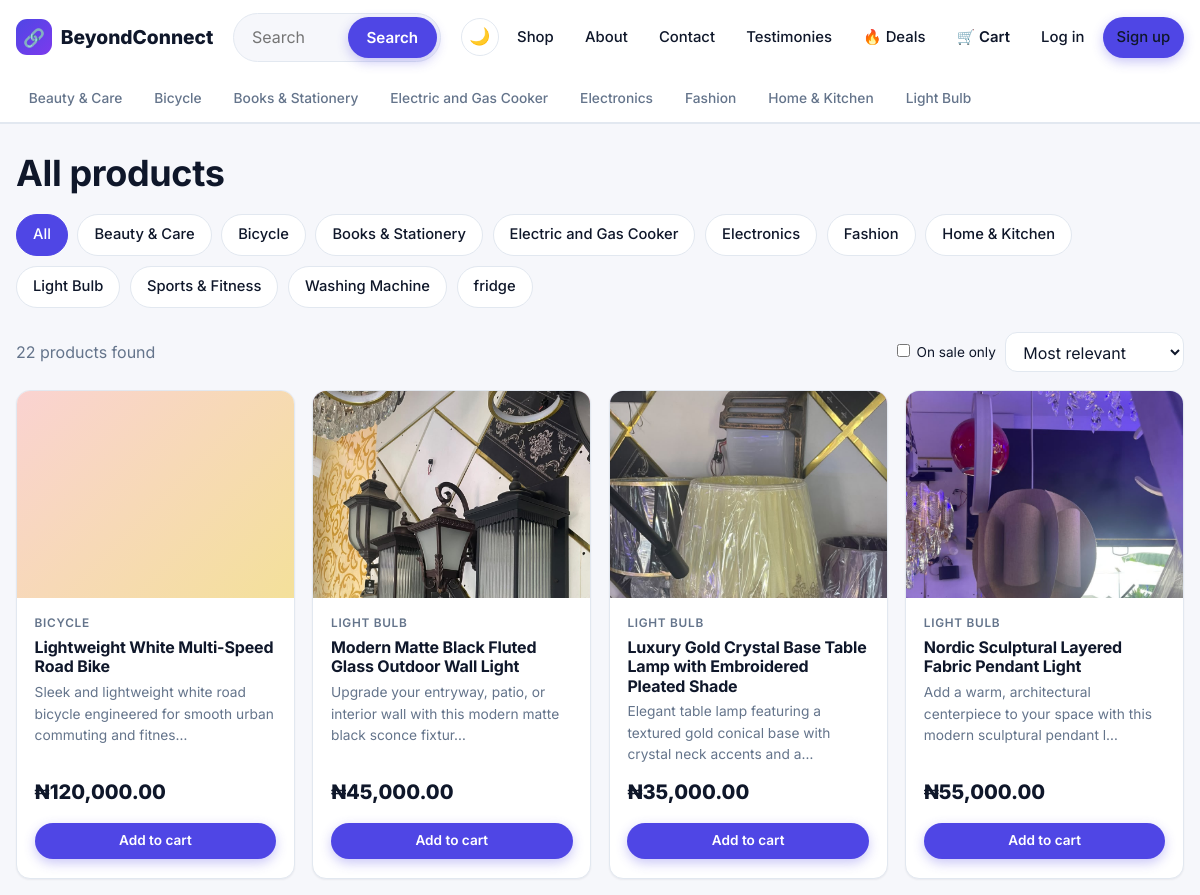
Before: /products/ (upper part) with the older database file.
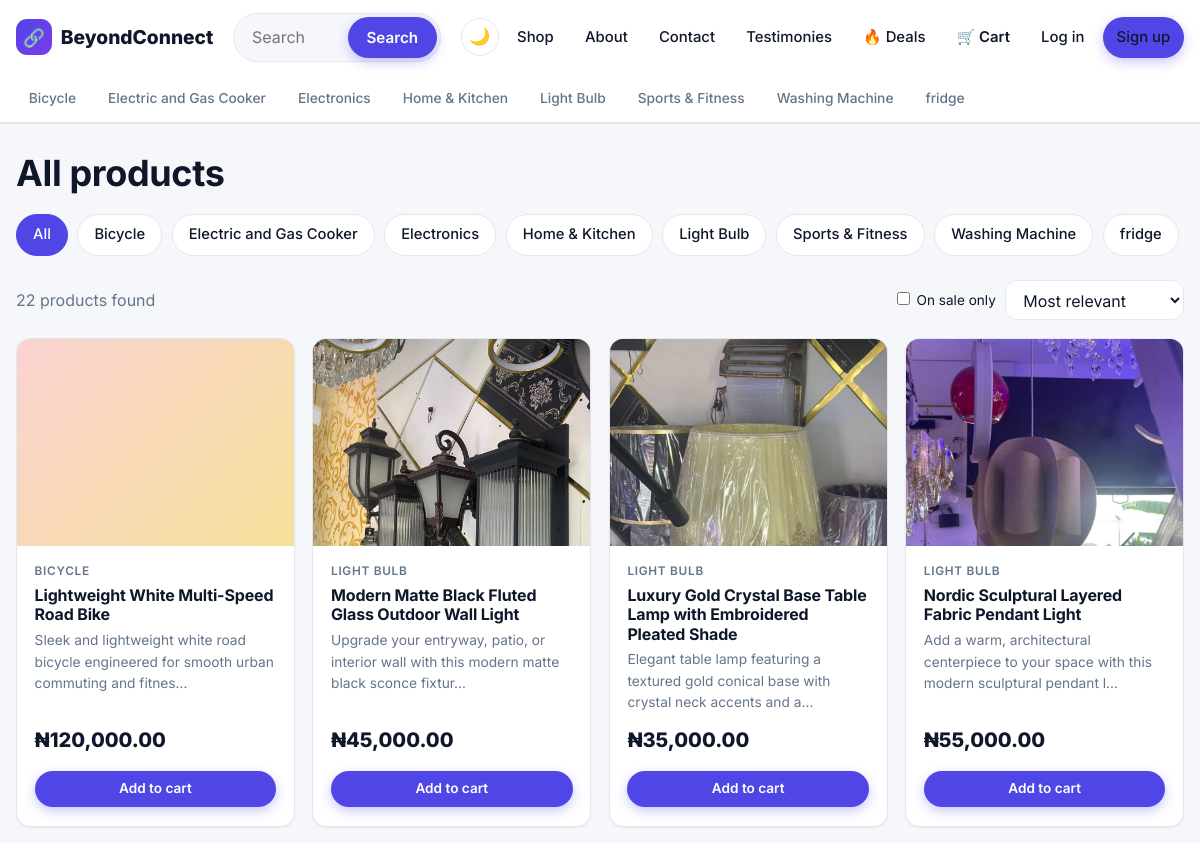
After: the same page with the newer database file.
### store/models.py (models this page shows, shortened)
class Category(models.Model):
    name = models.CharField(max_length=100, unique=True)
    slug = models.SlugField(max_length=110, unique=True, blank=True)
    icon = models.CharField(max_length=8, blank=True, default="🛍️", help_text="An emoji shown on category chips.")
    description = models.TextField(blank=True)
    class Meta:
        ordering = ["name"]
        verbose_name_plural = "categories"
    def get_absolute_url(self):
        return reverse("store:category", args=[self.slug])

class Product(models.Model):
    category = models.ForeignKey(Category, on_delete=models.PROTECT, related_name="products")
    name = models.CharField(max_length=200)
    slug = models.SlugField(max_length=220, unique=True, blank=True)
    description = models.TextField()
    price = models.DecimalField(
        "original price",
        max_digits=10,
        decimal_places=2,
        validators=[MinValueValidator(Decimal("0.01"))],
    )
    discount_percent = models.PositiveSmallIntegerField(
        default=0,
        validators=[MaxValueValidator(90)],
        help_text="0-90. The discounted price is calculated automatically.",
    )
    stock = models.PositiveIntegerField(default=0)
    image = models.ImageField(upload_to="products/", blank=True)
    image_url = models.URLField(blank=True, help_text="Optional: use an external image instead of uploading one.")
    is_active = models.BooleanField(default=True, help_text="Untick to hide the product from the store.")
    is_featured = models.BooleanField(default=False)
    created_at = models.DateTimeField(auto_now_add=True)
    updated_at = models.DateTimeField(auto_now=True)
    class Meta:
        ordering = ["-created_at"]
    def get_absolute_url(self):
        return reverse("store:product_detail", args=[self.slug])
    @property
    def has_discount(self):
        return self.discount_percent > 0
    @property
    def discounted_price(self):
        factor = Decimal(100 - self.discount_percent) / Decimal(100)
        return (Decimal(self.price) * factor).quantize(TWO_PLACES, rounding=ROUND_HALF_UP)
    @property
    def in_stock(self):
        return self.stock > 0
    @property
    def image_src(self):
        if self.image:
            return self.image.url
        return self.image_url or ""
    @property
    def placeholder_hue(self):
        return ((self.pk or 0) * 47) % 360

### store/views.py (the view)
# urls.py: path("products/", views.product_list, name="product_list"),
def product_list(request, category_slug=None):
    query = request.GET.get("q", "").strip()
    sort = request.GET.get("sort", "relevance")
    deals_only = request.GET.get("deals") == "1"
    category = get_object_or_404(Category, slug=category_slug) if category_slug else None
    products = Product.objects.filter(is_active=True).select_related("category")
    if category:
        products = products.filter(category=category)
    if deals_only:
        products = products.filter(discount_percent__gt=0)
    if query:
        for term in query.split()[:6]:
            products = products.filter(
                Q(name__icontains=term) | Q(description__icontains=term) | Q(category__name__icontains=term)
            )
    products = products.annotate(
        net_price=ExpressionWrapper(
            F("price") * (100 - F("discount_percent")),
            output_field=DecimalField(max_digits=14, decimal_places=2),
        )
    )
    if sort == "price_low":
        products = products.order_by("net_price", "name")
    elif sort == "price_high":
        products = products.order_by("-net_price", "name")
    elif sort == "discount":
        products = products.order_by("-discount_percent", "name")
    elif sort == "name":
        products = products.order_by("name")
    elif sort == "newest":
        products = products.order_by("-created_at")
    else:
        sort = "relevance"
        if query:
            products = products.annotate(
                rel=Case(
                    When(name__icontains=query, then=Value(0)),
                    default=Value(1),
                    output_field=IntegerField(),
                )
            ).order_by("rel", "-is_featured", "-created_at")
        else:
            products = products.order_by("-is_featured", "-created_at")
    paginator = Paginator(products, PAGE_SIZE)
    page = paginator.get_page(request.GET.get("page"))
    context = {
        "page_obj": page,
        "products": page.object_list,
        "result_count": paginator.count,
        "query": query,
        "category": category,
        "sort": sort,
        "sort_options": SORT_OPTIONS,
        "deals_only": deals_only,
        "categories": Category.objects.all(),
    }
    return render(request, "store/product_list.html", context)

### store/cart.py (called while the page is built)
    def __len__(self):
        return sum(self.items.values())

### store/context_processors.py (called while the page is built)
def site(request):
    return {
        "SITE_NAME": settings.SITE_NAME,
        "CURRENCY": settings.CURRENCY_SYMBOL,
        "FREE_SHIPPING": Decimal(str(settings.FREE_SHIPPING_THRESHOLD)),
        "cart_count": len(Cart(request)),
        "nav_categories": Category.objects.all()[:8],
    }

### store/templatetags/store_extras.py (called while the page is built)
@register.filter
def money(value):
    try:
        amount = Decimal(value)
    except (InvalidOperation, TypeError, ValueError):
        return value
    return f"{settings.CURRENCY_SYMBOL}{amount:,.2f}"

@register.simple_tag(takes_context=True)
def url_replace(context, **kwargs):
    query = context["request"].GET.copy()
    for key, value in kwargs.items():
        query[key] = value
    return query.urlencode()

### templates/store/product_list.html (shortened to what this page needs)
{% extends "base.html" %}
{% load store_extras %}
{% block content %}
<div class="page-head">
  {% if query %}
    <h1>Results for “{{ query }}”</h1>
  {% elif category %}
    <h1>{{ category.icon }} {{ category.name }}</h1>
    {% if category.description %}<p class="muted">{{ category.description }}</p>{% endif %}
  {% elif deals_only %}
    <h1>🔥 Deals &amp; discounts</h1>
  {% else %}
    <h1>All products</h1>
  {% endif %}
</div>
<div class="chips mb">
  <a class="chip {% if not category %}active{% endif %}" href="{% url 'store:product_list' %}{% if query %}?q={{ query|urlencode }}{% endif %}">All</a>
  {% for c in categories %}
    <a class="chip {% if category and category.pk == c.pk %}active{% endif %}" href="{{ c.get_absolute_url }}{% if query %}?q={{ query|urlencode }}{% endif %}">{{ c.icon }} {{ c.name }}</a>
  {% endfor %}
</div>
<div class="toolbar">
  <p class="muted" style="margin:0">{{ result_count }} product{{ result_count|pluralize }} found</p>
  <form method="get">
    <label class="small"><input type="checkbox" name="deals" value="1" {% if deals_only %}checked{% endif %} onchange="this.form.submit()"> On sale only</label>
    <select name="sort" class="select" onchange="this.form.submit()" aria-label="Sort products">
      {% for value, label in sort_options %}<option value="{{ value }}" {% if sort == value %}selected{% endif %}>{{ label }}</option>{% endfor %}
    </select>
  </form>
</div>
{% if products %}
  <div class="grid">{% for product in products %}{% include "store/_product_card.html" %}{% endfor %}</div>
{% endif %}
{% endblock %}

### templates/base.html (shortened to what this page needs)
{% load static %}<!DOCTYPE html>
<html lang="en">
<head>
  <link rel="stylesheet" href="{% static 'css/style.css' %}">
</head>
<body>
  <header class="site-header">
    <div class="container header-row">
      <a href="{% url 'store:home' %}" class="brand"><span class="brand-mark">🔗</span>{{ SITE_NAME }}</a>
      <form class="search-form" action="{% url 'store:search' %}" method="get" role="search" autocomplete="off">
        <input type="search" name="q" value="{{ request.GET.q }}" placeholder="Search products, e.g. laptop, shoes, lamp…" aria-label="Search products" data-search-input>
        <button class="btn btn-primary" type="submit">Search</button>
      </form>
      <nav class="nav" data-nav>
        <button type="button" class="theme-toggle" data-theme-toggle aria-label="Switch to dark mode" title="Switch light / dark mode">🌙</button>
        <a href="{% url 'store:product_list' %}">Shop</a>
        <a href="{% url 'store:about' %}">About</a>
        <a href="{% url 'store:contact' %}">Contact</a>
        <a href="{% url 'store:testimonials' %}">Testimonies</a>
        <a href="{% url 'store:product_list' %}?deals=1&sort=discount">🔥 Deals</a>
        <a href="{% url 'store:cart' %}" class="cart-link">🛒 Cart{% if cart_count %}<span class="cart-count">{{ cart_count }}</span>{% endif %}</a>
        {% if user.is_authenticated %}
          {% if user.is_staff %}<a href="{% url 'dashboard:home' %}">Admin</a>{% endif %}
          <a href="{% url 'accounts:dashboard' %}">👤 {{ user.first_name|default:user.username }}</a>
          <form action="{% url 'accounts:logout' %}" method="post">{% csrf_token %}<button type="submit" class="link-button">Log out</button></form>
        {% else %}
          <a href="{% url 'accounts:login' %}">Log in</a>
          <a href="{% url 'accounts:signup' %}" class="btn btn-primary btn-sm">Sign up</a>
        {% endif %}
      </nav>
    </div>
    {% if nav_categories %}
    <div class="category-bar">
      <div class="container">
        {% for c in nav_categories %}<a href="{{ c.get_absolute_url }}">{{ c.icon }} {{ c.name }}</a>{% endfor %}
      </div>
    </div>
    {% endif %}
  </header>
  <main>
    <div class="container">
      {% block content %}{% endblock %}
    </div>
  </main>
</body>
</html>

### templates/store/_product_card.html (shortened to what this page needs)
{% load store_extras %}
<article class="card product-card">
  <a href="{{ product.get_absolute_url }}" class="card-media" style="--h: {{ product.placeholder_hue }}" aria-label="{{ product.name }}">
    {% if product.image_src %}<img src="{{ product.image_src }}" alt="{{ product.name }}" loading="lazy">{% else %}<span class="ph-icon">{{ product.category.icon }}</span>{% endif %}
  </a>
  <div class="card-body">
    <p class="card-cat">{{ product.category.name }}</p>
    <h3><a href="{{ product.get_absolute_url }}">{{ product.name }}</a></h3>
    <p class="card-desc">{{ product.description|truncatechars:90 }}</p>
    <div class="price-row">
      <span class="price-now">{{ product.discounted_price|money }}</span>
    </div>
    {% if product.in_stock %}
      <form action="{% url 'store:add_to_cart' product.pk %}" method="post">
        <button type="submit" class="btn btn-primary btn-block btn-sm">Add to cart</button>
      </form>
    {% else %}
      <button class="btn btn-ghost btn-block btn-sm" disabled>Out of stock</button>
    {% endif %}
  </div>
</article>

Changed rows visible on the page:
removed Category: name "Beauty & Care"
removed Category: name "Books & Stationery"
removed Category: name "Fashion"
now on one of the page's lists (row unchanged): Category: name "Sports & Fitness"
now on one of the page's lists (row unchanged): Category: name "Washing Machine"
now on one of the page's lists (row unchanged): Category: name "fridge"
